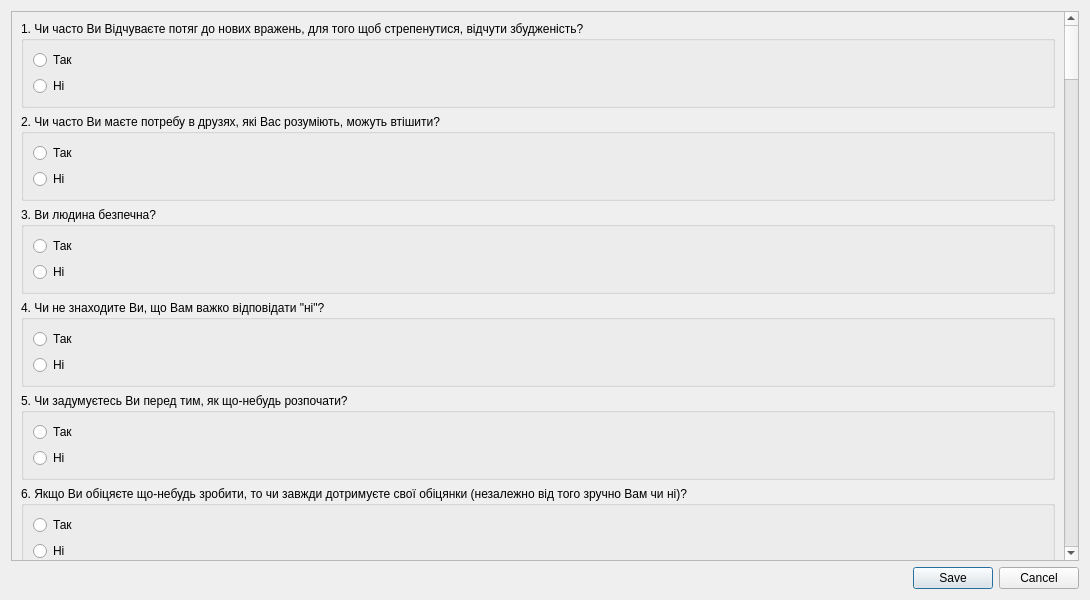
<?xml version="1.0" encoding="UTF-8"?>
<ui version="4.0">
 <class>Test1Dialog</class>
 <widget class="QDialog" name="Test1Dialog">
  <property name="geometry">
   <rect>
    <x>0</x>
    <y>0</y>
    <width>1090</width>
    <height>600</height>
   </rect>
  </property>
  <property name="windowTitle">
   <string>Діяльнісно-операційний тест</string>
  </property>
  <property name="sizeGripEnabled">
   <bool>false</bool>
  </property>
  <layout class="QVBoxLayout" name="verticalLayout">
   <item>
    <widget class="QScrollArea" name="scrollArea">
     <property name="verticalScrollBarPolicy">
      <enum>Qt::ScrollBarAsNeeded</enum>
     </property>
     <property name="horizontalScrollBarPolicy">
      <enum>Qt::ScrollBarAsNeeded</enum>
     </property>
     <property name="widgetResizable">
      <bool>true</bool>
     </property>
     <widget class="QWidget" name="scrollAreaWidgetContents">
      <property name="geometry">
       <rect>
        <x>0</x>
        <y>-3231</y>
        <width>1053</width>
        <height>4515</height>
       </rect>
      </property>
      <layout class="QVBoxLayout" name="verticalLayout_50">
       <item>
        <widget class="QGroupBox" name="groupBox">
         <property name="title">
          <string>1. Чи часто Ви Відчуваєте потяг до нових вражень, для того щоб стрепенутися, відчути збудженість?</string>
         </property>
         <layout class="QGridLayout" name="gridLayout_3">
          <item row="0" column="0">
           <widget class="QRadioButton" name="rb1_1">
            <property name="text">
             <string>Так</string>
            </property>
           </widget>
          </item>
          <item row="1" column="0">
           <widget class="QRadioButton" name="rb1_2">
            <property name="text">
             <string>Ні</string>
            </property>
           </widget>
          </item>
         </layout>
        </widget>
       </item>
       <item>
        <widget class="QGroupBox" name="groupBox_2">
         <property name="title">
          <string>2. Чи часто Ви маєте потребу в друзях, які Вас розуміють, можуть втішити? </string>
         </property>
         <layout class="QGridLayout" name="gridLayout_2">
          <item row="1" column="0">
           <widget class="QRadioButton" name="rb2_2">
            <property name="text">
             <string>Ні</string>
            </property>
           </widget>
          </item>
          <item row="0" column="0">
           <widget class="QRadioButton" name="rb2_1">
            <property name="text">
             <string>Так</string>
            </property>
           </widget>
          </item>
         </layout>
        </widget>
       </item>
       <item>
        <widget class="QGroupBox" name="groupBox_3">
         <property name="title">
          <string>3. Ви людина безпечна? </string>
         </property>
         <layout class="QGridLayout" name="gridLayout">
          <item row="0" column="0">
           <widget class="QRadioButton" name="rb3_1">
            <property name="text">
             <string>Так</string>
            </property>
           </widget>
          </item>
          <item row="1" column="0">
           <widget class="QRadioButton" name="rb3_2">
            <property name="text">
             <string>Ні</string>
            </property>
           </widget>
          </item>
         </layout>
        </widget>
       </item>
       <item>
        <widget class="QGroupBox" name="groupBox_66">
         <property name="title">
          <string>4. Чи не знаходите Ви, що Вам важко відповідати &quot;ні&quot;? </string>
         </property>
         <layout class="QVBoxLayout" name="verticalLayout_44">
          <item>
           <widget class="QRadioButton" name="rb4_1">
            <property name="text">
             <string>Так</string>
            </property>
           </widget>
          </item>
          <item>
           <widget class="QRadioButton" name="rb4_2">
            <property name="text">
             <string>Ні</string>
            </property>
           </widget>
          </item>
         </layout>
        </widget>
       </item>
       <item>
        <widget class="QGroupBox" name="groupBox_65">
         <property name="title">
          <string>5. Чи задумуєтесь Ви перед тим, як що-небудь розпочати? </string>
         </property>
         <layout class="QVBoxLayout" name="verticalLayout_43">
          <item>
           <widget class="QRadioButton" name="rb5_1">
            <property name="text">
             <string>Так</string>
            </property>
           </widget>
          </item>
          <item>
           <widget class="QRadioButton" name="rb5_2">
            <property name="text">
             <string>Ні</string>
            </property>
           </widget>
          </item>
         </layout>
        </widget>
       </item>
       <item>
        <widget class="QGroupBox" name="groupBox_58">
         <property name="title">
          <string>6. Якщо Ви обіцяєте що-небудь зробити, то чи завжди дотримуєте свої обіцянки (незалежно від того зручно Вам чи ні)? </string>
         </property>
         <layout class="QVBoxLayout" name="verticalLayout_36">
          <item>
           <widget class="QRadioButton" name="rb6_1">
            <property name="text">
             <string>Так</string>
            </property>
           </widget>
          </item>
          <item>
           <widget class="QRadioButton" name="rb6_2">
            <property name="text">
             <string>Ні</string>
            </property>
           </widget>
          </item>
         </layout>
        </widget>
       </item>
       <item>
        <widget class="QGroupBox" name="groupBox_67">
         <property name="title">
          <string>7. Чи часто у Вас бувають спади та підйоми настрою? </string>
         </property>
         <layout class="QVBoxLayout" name="verticalLayout_45">
          <item>
           <widget class="QRadioButton" name="rb7_1">
            <property name="text">
             <string>Так</string>
            </property>
           </widget>
          </item>
          <item>
           <widget class="QRadioButton" name="rb7_2">
            <property name="text">
             <string>Ні</string>
            </property>
           </widget>
          </item>
         </layout>
        </widget>
       </item>
       <item>
        <widget class="QGroupBox" name="groupBox_47">
         <property name="title">
          <string>8. Звичайно Ви дієте і говорите швидко (не задумуючись)? </string>
         </property>
         <layout class="QVBoxLayout" name="verticalLayout_25">
          <item>
           <widget class="QRadioButton" name="rb8_1">
            <property name="text">
             <string>Так</string>
            </property>
           </widget>
          </item>
          <item>
           <widget class="QRadioButton" name="rb8_2">
            <property name="text">
             <string>Ні</string>
            </property>
           </widget>
          </item>
         </layout>
        </widget>
       </item>
       <item>
        <widget class="QGroupBox" name="groupBox_39">
         <property name="title">
          <string>9. Чи часто Ви почуваєте себе нещасною людиною без достатніх на це причин? </string>
         </property>
         <layout class="QVBoxLayout" name="verticalLayout_17">
          <item>
           <widget class="QRadioButton" name="rb9_1">
            <property name="text">
             <string>Так</string>
            </property>
           </widget>
          </item>
          <item>
           <widget class="QRadioButton" name="rb9_2">
            <property name="text">
             <string>Ні</string>
            </property>
           </widget>
          </item>
         </layout>
        </widget>
       </item>
       <item>
        <widget class="QGroupBox" name="groupBox_64">
         <property name="title">
          <string>10. Зробили б Ви все, що потрібно на спір? </string>
         </property>
         <layout class="QVBoxLayout" name="verticalLayout_42">
          <item>
           <widget class="QRadioButton" name="rb10_1">
            <property name="text">
             <string>Так</string>
            </property>
           </widget>
          </item>
          <item>
           <widget class="QRadioButton" name="rb10_2">
            <property name="text">
             <string>Ні</string>
            </property>
           </widget>
          </item>
         </layout>
        </widget>
       </item>
       <item>
        <widget class="QGroupBox" name="groupBox_48">
         <property name="title">
          <string>11. Виникає у Вас почуття нерішучості і ніяковості, якщо Ви хочете завести мову з симпатичною(ним) не-знайомкою(цем)? </string>
         </property>
         <layout class="QVBoxLayout" name="verticalLayout_26">
          <item>
           <widget class="QRadioButton" name="rb11_1">
            <property name="text">
             <string>Так</string>
            </property>
           </widget>
          </item>
          <item>
           <widget class="QRadioButton" name="rb11_2">
            <property name="text">
             <string>Ні</string>
            </property>
           </widget>
          </item>
         </layout>
        </widget>
       </item>
       <item>
        <widget class="QGroupBox" name="groupBox_46">
         <property name="title">
          <string>12. Чи виходите Ви інколи &quot;з себе&quot;, сердитесь? </string>
         </property>
         <layout class="QVBoxLayout" name="verticalLayout_24">
          <item>
           <widget class="QRadioButton" name="rb12_1">
            <property name="text">
             <string>Так</string>
            </property>
           </widget>
          </item>
          <item>
           <widget class="QRadioButton" name="rb12_2">
            <property name="text">
             <string>Ні</string>
            </property>
           </widget>
          </item>
         </layout>
        </widget>
       </item>
       <item>
        <widget class="QGroupBox" name="groupBox_57">
         <property name="title">
          <string>13. Чи часто Ви дієте під впливом хвилинного настрою? </string>
         </property>
         <layout class="QVBoxLayout" name="verticalLayout_35">
          <item>
           <widget class="QRadioButton" name="rb13_1">
            <property name="text">
             <string>Так</string>
            </property>
           </widget>
          </item>
          <item>
           <widget class="QRadioButton" name="rb13_2">
            <property name="text">
             <string>Ні</string>
            </property>
           </widget>
          </item>
         </layout>
        </widget>
       </item>
       <item>
        <widget class="QGroupBox" name="groupBox_45">
         <property name="title">
          <string>14. Чи часто Ви занепокоєні через те, що зробили, або сказали що-небудь таке, чого б не потрібно було робити або говорити? </string>
         </property>
         <layout class="QVBoxLayout" name="verticalLayout_23">
          <item>
           <widget class="QRadioButton" name="rb14_1">
            <property name="text">
             <string>Так</string>
            </property>
           </widget>
          </item>
          <item>
           <widget class="QRadioButton" name="rb14_2">
            <property name="text">
             <string>Ні</string>
            </property>
           </widget>
          </item>
         </layout>
        </widget>
       </item>
       <item>
        <widget class="QGroupBox" name="groupBox_44">
         <property name="title">
          <string>15. Віддаєте Ви перевагу книзі перед зустрічами з людьми? </string>
         </property>
         <layout class="QVBoxLayout" name="verticalLayout_22">
          <item>
           <widget class="QRadioButton" name="rb15_1">
            <property name="text">
             <string>Так</string>
            </property>
           </widget>
          </item>
          <item>
           <widget class="QRadioButton" name="rb15_2">
            <property name="text">
             <string>Ні</string>
            </property>
           </widget>
          </item>
         </layout>
        </widget>
       </item>
       <item>
        <widget class="QGroupBox" name="groupBox_40">
         <property name="title">
          <string>16. Чи легко Вас образити? </string>
         </property>
         <layout class="QVBoxLayout" name="verticalLayout_18">
          <item>
           <widget class="QRadioButton" name="rb16_1">
            <property name="text">
             <string>Так</string>
            </property>
           </widget>
          </item>
          <item>
           <widget class="QRadioButton" name="rb16_2">
            <property name="text">
             <string>Ні</string>
            </property>
           </widget>
          </item>
         </layout>
        </widget>
       </item>
       <item>
        <widget class="QGroupBox" name="groupBox_59">
         <property name="title">
          <string>17. Чи любите Ви часто бувати в компанії? </string>
         </property>
         <layout class="QVBoxLayout" name="verticalLayout_37">
          <item>
           <widget class="QRadioButton" name="rb17_1">
            <property name="text">
             <string>Так</string>
            </property>
           </widget>
          </item>
          <item>
           <widget class="QRadioButton" name="rb17_2">
            <property name="text">
             <string>Ні</string>
            </property>
           </widget>
          </item>
         </layout>
        </widget>
       </item>
       <item>
        <widget class="QGroupBox" name="groupBox_38">
         <property name="title">
          <string>18. Чи бувають у Вас інколи думки, які б Ви хотіли приховати від інших?</string>
         </property>
         <layout class="QVBoxLayout" name="verticalLayout_16">
          <item>
           <widget class="QRadioButton" name="rb18_1">
            <property name="text">
             <string>Так</string>
            </property>
           </widget>
          </item>
          <item>
           <widget class="QRadioButton" name="rb18_2">
            <property name="text">
             <string>Ні</string>
            </property>
           </widget>
          </item>
         </layout>
        </widget>
       </item>
       <item>
        <widget class="QGroupBox" name="groupBox_53">
         <property name="title">
          <string>19. Чи правда, що Ви інколи повні енергії, так що все горить в руках, а інколи зовсім кволі? </string>
         </property>
         <layout class="QVBoxLayout" name="verticalLayout_31">
          <item>
           <widget class="QRadioButton" name="rb19_1">
            <property name="text">
             <string>Так</string>
            </property>
           </widget>
          </item>
          <item>
           <widget class="QRadioButton" name="rb19_2">
            <property name="text">
             <string>Ні</string>
            </property>
           </widget>
          </item>
         </layout>
        </widget>
       </item>
       <item>
        <widget class="QGroupBox" name="groupBox_33">
         <property name="title">
          <string>20. Чи віддаєте Ви перевагу мати менше друзів, але зате більш близьких Вам? </string>
         </property>
         <layout class="QVBoxLayout" name="verticalLayout_11">
          <item>
           <widget class="QRadioButton" name="rb20_1">
            <property name="text">
             <string>Так</string>
            </property>
           </widget>
          </item>
          <item>
           <widget class="QRadioButton" name="rb20_2">
            <property name="text">
             <string>Ні</string>
            </property>
           </widget>
          </item>
         </layout>
        </widget>
       </item>
       <item>
        <widget class="QGroupBox" name="groupBox_32">
         <property name="title">
          <string>21. Чи часто Ви мрієте? </string>
         </property>
         <layout class="QVBoxLayout" name="verticalLayout_10">
          <item>
           <widget class="QRadioButton" name="rb21_1">
            <property name="text">
             <string>Так</string>
            </property>
           </widget>
          </item>
          <item>
           <widget class="QRadioButton" name="rb21_2">
            <property name="text">
             <string>Ні</string>
            </property>
           </widget>
          </item>
         </layout>
        </widget>
       </item>
       <item>
        <widget class="QGroupBox" name="groupBox_69">
         <property name="title">
          <string>22. Коли на Вас кричать, Ви відповідаєте тим же? </string>
         </property>
         <layout class="QVBoxLayout" name="verticalLayout_47">
          <item>
           <widget class="QRadioButton" name="rb22_1">
            <property name="text">
             <string>Так</string>
            </property>
           </widget>
          </item>
          <item>
           <widget class="QRadioButton" name="rb22_2">
            <property name="text">
             <string>Ні</string>
            </property>
           </widget>
          </item>
         </layout>
        </widget>
       </item>
       <item>
        <widget class="QGroupBox" name="groupBox_52">
         <property name="title">
          <string>23. Чи часто Вас турбує почуття вини? </string>
         </property>
         <layout class="QVBoxLayout" name="verticalLayout_30">
          <item>
           <widget class="QRadioButton" name="rb23_1">
            <property name="text">
             <string>Так</string>
            </property>
           </widget>
          </item>
          <item>
           <widget class="QRadioButton" name="rb23_2">
            <property name="text">
             <string>Ні</string>
            </property>
           </widget>
          </item>
         </layout>
        </widget>
       </item>
       <item>
        <widget class="QGroupBox" name="groupBox_68">
         <property name="title">
          <string>24. Чи всі Ваші звички хороші і бажані? </string>
         </property>
         <layout class="QVBoxLayout" name="verticalLayout_46">
          <item>
           <widget class="QRadioButton" name="rb24_1">
            <property name="text">
             <string>Так</string>
            </property>
           </widget>
          </item>
          <item>
           <widget class="QRadioButton" name="rb24_2">
            <property name="text">
             <string>Ні</string>
            </property>
           </widget>
          </item>
         </layout>
        </widget>
       </item>
       <item>
        <widget class="QGroupBox" name="groupBox_29">
         <property name="title">
          <string>25. Чи здатні Ви дати почуттям волю? </string>
         </property>
         <layout class="QVBoxLayout" name="verticalLayout_7">
          <item>
           <widget class="QRadioButton" name="rb25_1">
            <property name="text">
             <string>Так</string>
            </property>
           </widget>
          </item>
          <item>
           <widget class="QRadioButton" name="rb25_2">
            <property name="text">
             <string>Ні</string>
            </property>
           </widget>
          </item>
         </layout>
        </widget>
       </item>
       <item>
        <widget class="QGroupBox" name="groupBox_31">
         <property name="title">
          <string>26. Вважаєте Ви себе людиною чутливою? </string>
         </property>
         <layout class="QVBoxLayout" name="verticalLayout_9">
          <item>
           <widget class="QRadioButton" name="rb26_1">
            <property name="text">
             <string>Так</string>
            </property>
           </widget>
          </item>
          <item>
           <widget class="QRadioButton" name="rb26_2">
            <property name="text">
             <string>Ні</string>
            </property>
           </widget>
          </item>
         </layout>
        </widget>
       </item>
       <item>
        <widget class="QGroupBox" name="groupBox_51">
         <property name="title">
          <string>27. Чи вважають Вас людиною веселою і живою? </string>
         </property>
         <layout class="QVBoxLayout" name="verticalLayout_29">
          <item>
           <widget class="QRadioButton" name="rb27_1">
            <property name="text">
             <string>Так</string>
            </property>
           </widget>
          </item>
          <item>
           <widget class="QRadioButton" name="rb27_2">
            <property name="text">
             <string>Ні</string>
            </property>
           </widget>
          </item>
         </layout>
        </widget>
       </item>
       <item>
        <widget class="QGroupBox" name="groupBox_49">
         <property name="title">
          <string>28. Чи часто, зробивши яку не будь важливу справу, Ви відчуваєте, що могли б зробити її краще? </string>
         </property>
         <layout class="QVBoxLayout" name="verticalLayout_27">
          <item>
           <widget class="QRadioButton" name="rb28_1">
            <property name="text">
             <string>Так</string>
            </property>
           </widget>
          </item>
          <item>
           <widget class="QRadioButton" name="rb28_2">
            <property name="text">
             <string>Ні</string>
            </property>
           </widget>
          </item>
         </layout>
        </widget>
       </item>
       <item>
        <widget class="QGroupBox" name="groupBox_37">
         <property name="title">
          <string>29. Ви більше мовчите, коли знаходитесь в товаристві інших людей? </string>
         </property>
         <layout class="QVBoxLayout" name="verticalLayout_15">
          <item>
           <widget class="QRadioButton" name="rb29_1">
            <property name="text">
             <string>Так</string>
            </property>
           </widget>
          </item>
          <item>
           <widget class="QRadioButton" name="rb29_2">
            <property name="text">
             <string>Ні</string>
            </property>
           </widget>
          </item>
         </layout>
        </widget>
       </item>
       <item>
        <widget class="QGroupBox" name="groupBox_41">
         <property name="title">
          <string>30. Ви інколи пліткуєте? </string>
         </property>
         <layout class="QVBoxLayout" name="verticalLayout_19">
          <item>
           <widget class="QRadioButton" name="rb30_1">
            <property name="text">
             <string>Так</string>
            </property>
           </widget>
          </item>
          <item>
           <widget class="QRadioButton" name="rb30_2">
            <property name="text">
             <string>Ні</string>
            </property>
           </widget>
          </item>
         </layout>
        </widget>
       </item>
       <item>
        <widget class="QGroupBox" name="groupBox_60">
         <property name="title">
          <string>31. Чи буває, що Вам не спиться через те, що різні думки лізуть в голову? </string>
         </property>
         <layout class="QVBoxLayout" name="verticalLayout_38">
          <item>
           <widget class="QRadioButton" name="rb31_1">
            <property name="text">
             <string>Так</string>
            </property>
           </widget>
          </item>
          <item>
           <widget class="QRadioButton" name="rb31_2">
            <property name="text">
             <string>Ні</string>
            </property>
           </widget>
          </item>
         </layout>
        </widget>
       </item>
       <item>
        <widget class="QGroupBox" name="groupBox_4">
         <property name="title">
          <string>32. Якщо Ви хочете дізнатись про що-небудь, то Ви краще прочитаєте про це в книзі, ніж спитаєте? </string>
         </property>
         <layout class="QGridLayout" name="gridLayout_4">
          <item row="3" column="0">
           <widget class="QRadioButton" name="rb32_1">
            <property name="text">
             <string>Ні</string>
            </property>
           </widget>
          </item>
          <item row="1" column="0">
           <widget class="QRadioButton" name="rb32_2">
            <property name="text">
             <string>Так</string>
            </property>
           </widget>
          </item>
         </layout>
        </widget>
       </item>
       <item>
        <widget class="QGroupBox" name="groupBox_54">
         <property name="title">
          <string>33. Чи буває у Вас прискорене серцебиття? </string>
         </property>
         <layout class="QVBoxLayout" name="verticalLayout_32">
          <item>
           <widget class="QRadioButton" name="rb33_1">
            <property name="text">
             <string>Так</string>
            </property>
           </widget>
          </item>
          <item>
           <widget class="QRadioButton" name="rb33_2">
            <property name="text">
             <string>Ні</string>
            </property>
           </widget>
          </item>
         </layout>
        </widget>
       </item>
       <item>
        <widget class="QGroupBox" name="groupBox_30">
         <property name="title">
          <string>34. Чи подобається Вам робота, яка потребує від Вас постійної уваги? </string>
         </property>
         <layout class="QVBoxLayout" name="verticalLayout_8">
          <item>
           <widget class="QRadioButton" name="rb34_1">
            <property name="text">
             <string>Так</string>
            </property>
           </widget>
          </item>
          <item>
           <widget class="QRadioButton" name="rb34_2">
            <property name="text">
             <string>Ні</string>
            </property>
           </widget>
          </item>
         </layout>
        </widget>
       </item>
       <item>
        <widget class="QGroupBox" name="groupBox_28">
         <property name="title">
          <string>35. Чи бувають у Вас приступи тремтіння? </string>
         </property>
         <layout class="QVBoxLayout" name="verticalLayout_6">
          <item>
           <widget class="QRadioButton" name="rb35_1">
            <property name="text">
             <string>Так</string>
            </property>
           </widget>
          </item>
          <item>
           <widget class="QRadioButton" name="rb35_2">
            <property name="text">
             <string>Ні</string>
            </property>
           </widget>
          </item>
         </layout>
        </widget>
       </item>
       <item>
        <widget class="QGroupBox" name="groupBox_50">
         <property name="title">
          <string>36. Чи завжди б Ви платили за провезення багажу на транспорті, якби не боялися перевірки? </string>
         </property>
         <layout class="QVBoxLayout" name="verticalLayout_28">
          <item>
           <widget class="QRadioButton" name="rb36_1">
            <property name="text">
             <string>Так</string>
            </property>
           </widget>
          </item>
          <item>
           <widget class="QRadioButton" name="rb36_2">
            <property name="text">
             <string>Ні</string>
            </property>
           </widget>
          </item>
         </layout>
        </widget>
       </item>
       <item>
        <widget class="QGroupBox" name="groupBox_70">
         <property name="title">
          <string>37. Вам неприємно знаходитись у товаристві, коли насміхається товариш над товаришем? </string>
         </property>
         <layout class="QVBoxLayout" name="verticalLayout_48">
          <item>
           <widget class="QRadioButton" name="rb37_1">
            <property name="text">
             <string>Так</string>
            </property>
           </widget>
          </item>
          <item>
           <widget class="QRadioButton" name="rb37_2">
            <property name="text">
             <string>Ні</string>
            </property>
           </widget>
          </item>
         </layout>
        </widget>
       </item>
       <item>
        <widget class="QGroupBox" name="groupBox_6">
         <property name="title">
          <string>38. Ви дратівливі? </string>
         </property>
         <layout class="QGridLayout" name="gridLayout_5">
          <item row="0" column="0">
           <widget class="QRadioButton" name="rb38_1">
            <property name="text">
             <string>Так</string>
            </property>
           </widget>
          </item>
          <item row="1" column="0">
           <widget class="QRadioButton" name="rb38_2">
            <property name="text">
             <string>Ні</string>
            </property>
           </widget>
          </item>
         </layout>
        </widget>
       </item>
       <item>
        <widget class="QGroupBox" name="groupBox_61">
         <property name="title">
          <string>39. Чи подобається Вам праця, яка потребує швидких дій? </string>
         </property>
         <layout class="QVBoxLayout" name="verticalLayout_39">
          <item>
           <widget class="QRadioButton" name="rb39_1">
            <property name="text">
             <string>Так</string>
            </property>
           </widget>
          </item>
          <item>
           <widget class="QRadioButton" name="rb39_2">
            <property name="text">
             <string>Ні</string>
            </property>
           </widget>
          </item>
         </layout>
        </widget>
       </item>
       <item>
        <widget class="QGroupBox" name="groupBox_36">
         <property name="title">
          <string>40. Чи хвилюєтесь Ви з приводу якихось неприємних подій, які б могли статися? </string>
         </property>
         <layout class="QVBoxLayout" name="verticalLayout_14">
          <item>
           <widget class="QRadioButton" name="rb40_1">
            <property name="text">
             <string>Так</string>
            </property>
           </widget>
          </item>
          <item>
           <widget class="QRadioButton" name="rb40_2">
            <property name="text">
             <string>Ні</string>
            </property>
           </widget>
          </item>
         </layout>
        </widget>
       </item>
       <item>
        <widget class="QGroupBox" name="groupBox_42">
         <property name="title">
          <string>41. Ви ходите повільно і не поспішно? </string>
         </property>
         <layout class="QVBoxLayout" name="verticalLayout_20">
          <item>
           <widget class="QRadioButton" name="rb41_1">
            <property name="text">
             <string>Так</string>
            </property>
           </widget>
          </item>
          <item>
           <widget class="QRadioButton" name="rb41_2">
            <property name="text">
             <string>Ні</string>
            </property>
           </widget>
          </item>
         </layout>
        </widget>
       </item>
       <item>
        <widget class="QGroupBox" name="groupBox_55">
         <property name="title">
          <string>42. Ви інколи запізнювались на зустрічі чи на роботу? </string>
         </property>
         <layout class="QVBoxLayout" name="verticalLayout_33">
          <item>
           <widget class="QRadioButton" name="rb42_1">
            <property name="text">
             <string>Так</string>
            </property>
           </widget>
          </item>
          <item>
           <widget class="QRadioButton" name="rb42_2">
            <property name="text">
             <string>Ні</string>
            </property>
           </widget>
          </item>
         </layout>
        </widget>
       </item>
       <item>
        <widget class="QGroupBox" name="groupBox_35">
         <property name="title">
          <string>43. Чи часто Вам сняться жахи? </string>
         </property>
         <layout class="QVBoxLayout" name="verticalLayout_13">
          <item>
           <widget class="QRadioButton" name="rb43_1">
            <property name="text">
             <string>Так</string>
            </property>
           </widget>
          </item>
          <item>
           <widget class="QRadioButton" name="rb43_2">
            <property name="text">
             <string>Ні</string>
            </property>
           </widget>
          </item>
         </layout>
        </widget>
       </item>
       <item>
        <widget class="QGroupBox" name="groupBox_7">
         <property name="title">
          <string>44. Вірно, що Ви так любите поговорити, що ніколи не пропускаєте випадок поговорити з незнайомою людиною? </string>
         </property>
         <layout class="QGridLayout" name="gridLayout_7">
          <item row="1" column="0">
           <widget class="QRadioButton" name="rb44_2">
            <property name="text">
             <string>Ні</string>
            </property>
           </widget>
          </item>
          <item row="0" column="0">
           <widget class="QRadioButton" name="rb44_1">
            <property name="text">
             <string>Так</string>
            </property>
           </widget>
          </item>
         </layout>
        </widget>
       </item>
       <item>
        <widget class="QGroupBox" name="groupBox_63">
         <property name="title">
          <string>45. Чи хвилюють Вас які-небудь болі? </string>
         </property>
         <layout class="QVBoxLayout" name="verticalLayout_41">
          <item>
           <widget class="QRadioButton" name="rb45_1">
            <property name="text">
             <string>Так</string>
            </property>
           </widget>
          </item>
          <item>
           <widget class="QRadioButton" name="rb45_2">
            <property name="text">
             <string>Ні</string>
            </property>
           </widget>
          </item>
         </layout>
        </widget>
       </item>
       <item>
        <widget class="QGroupBox" name="groupBox_34">
         <property name="title">
          <string>46. Ви б почували себе дуже нещасним, якщо на довгий час залишилися б без спілкування з людьми? </string>
         </property>
         <layout class="QVBoxLayout" name="verticalLayout_12">
          <item>
           <widget class="QRadioButton" name="rb46_1">
            <property name="text">
             <string>Так</string>
            </property>
           </widget>
          </item>
          <item>
           <widget class="QRadioButton" name="rb46_2">
            <property name="text">
             <string>Ні</string>
            </property>
           </widget>
          </item>
         </layout>
        </widget>
       </item>
       <item>
        <widget class="QGroupBox" name="groupBox_71">
         <property name="title">
          <string>47. Чи можете Ви назвати себе нервовою людиною? </string>
         </property>
         <layout class="QVBoxLayout" name="verticalLayout_49">
          <item>
           <widget class="QRadioButton" name="rb47_1">
            <property name="text">
             <string>Так</string>
            </property>
           </widget>
          </item>
          <item>
           <widget class="QRadioButton" name="rb47_2">
            <property name="text">
             <string>Ні</string>
            </property>
           </widget>
          </item>
         </layout>
        </widget>
       </item>
       <item>
        <widget class="QGroupBox" name="groupBox_62">
         <property name="title">
          <string>48. Чи є серед Ваших знайомих люди, які Вам не подобаються? </string>
         </property>
         <layout class="QVBoxLayout" name="verticalLayout_40">
          <item>
           <widget class="QRadioButton" name="rb48_1">
            <property name="text">
             <string>Так</string>
            </property>
           </widget>
          </item>
          <item>
           <widget class="QRadioButton" name="rb48_2">
            <property name="text">
             <string>Ні</string>
            </property>
           </widget>
          </item>
         </layout>
        </widget>
       </item>
       <item>
        <widget class="QGroupBox" name="groupBox_56">
         <property name="title">
          <string>49. Чи можете Ви сказати, що Ви цілком впевнена в собі людина? </string>
         </property>
         <layout class="QVBoxLayout" name="verticalLayout_34">
          <item>
           <widget class="QRadioButton" name="rb49_1">
            <property name="text">
             <string>Так</string>
            </property>
           </widget>
          </item>
          <item>
           <widget class="QRadioButton" name="rb49_2">
            <property name="text">
             <string>Ні</string>
            </property>
           </widget>
          </item>
         </layout>
        </widget>
       </item>
       <item>
        <widget class="QGroupBox" name="groupBox_43">
         <property name="title">
          <string>50. Чи легко Ви ображаєтесь, коли люди вказують на Ваші особисті помилки в роботі, або на Ваші промахи? </string>
         </property>
         <layout class="QVBoxLayout" name="verticalLayout_21">
          <item>
           <widget class="QRadioButton" name="rb50_1">
            <property name="text">
             <string>Так</string>
            </property>
           </widget>
          </item>
          <item>
           <widget class="QRadioButton" name="rb50_2">
            <property name="text">
             <string>Ні</string>
            </property>
           </widget>
          </item>
         </layout>
        </widget>
       </item>
       <item>
        <widget class="QGroupBox" name="groupBox_8">
         <property name="title">
          <string>51. Ви вважаєте, що важко одержати явне задоволення від вечірки? </string>
         </property>
         <layout class="QGridLayout" name="gridLayout_8">
          <item row="1" column="0">
           <widget class="QRadioButton" name="rb51_1">
            <property name="text">
             <string>Ні</string>
            </property>
           </widget>
          </item>
          <item row="0" column="0">
           <widget class="QRadioButton" name="rb51_2">
            <property name="text">
             <string>Так</string>
            </property>
           </widget>
          </item>
         </layout>
        </widget>
       </item>
       <item>
        <widget class="QGroupBox" name="groupBox_9">
         <property name="title">
          <string>52. Чи занепокоює Вас відчуття, що Ви чимось гірші від інших? </string>
         </property>
         <layout class="QGridLayout" name="gridLayout_9">
          <item row="1" column="0">
           <widget class="QRadioButton" name="rb52_1">
            <property name="text">
             <string>Ні</string>
            </property>
           </widget>
          </item>
          <item row="0" column="0">
           <widget class="QRadioButton" name="rb52_2">
            <property name="text">
             <string>Так</string>
            </property>
           </widget>
          </item>
         </layout>
        </widget>
       </item>
       <item>
        <widget class="QGroupBox" name="groupBox_5">
         <property name="title">
          <string>53. Чи легко Вам внести пожвавлення в скучну компанію? </string>
         </property>
         <layout class="QGridLayout" name="gridLayout_10">
          <item row="0" column="0">
           <widget class="QRadioButton" name="rb53_1">
            <property name="text">
             <string>Так</string>
            </property>
           </widget>
          </item>
          <item row="1" column="0">
           <widget class="QRadioButton" name="rb53_2">
            <property name="text">
             <string>Ні</string>
            </property>
           </widget>
          </item>
         </layout>
        </widget>
       </item>
       <item>
        <widget class="QGroupBox" name="groupBox_11">
         <property name="title">
          <string>54. Чи буває, що Ви говорите про речі, в яких не розбираєтесь? </string>
         </property>
         <layout class="QVBoxLayout" name="verticalLayout_2">
          <item>
           <widget class="QRadioButton" name="rb54_1">
            <property name="text">
             <string>Так</string>
            </property>
           </widget>
          </item>
          <item>
           <widget class="QRadioButton" name="rb54_2">
            <property name="text">
             <string>Ні</string>
            </property>
           </widget>
          </item>
         </layout>
        </widget>
       </item>
       <item>
        <widget class="QGroupBox" name="groupBox_13">
         <property name="title">
          <string>55. Чи занепокоєні Ви своїм здоров'ям? </string>
         </property>
         <layout class="QVBoxLayout" name="verticalLayout_3">
          <item>
           <widget class="QRadioButton" name="rb55_1">
            <property name="text">
             <string>Так</string>
            </property>
           </widget>
          </item>
          <item>
           <widget class="QRadioButton" name="rb55_2">
            <property name="text">
             <string>Ні</string>
            </property>
           </widget>
          </item>
         </layout>
        </widget>
       </item>
       <item>
        <widget class="QGroupBox" name="groupBox_26">
         <property name="title">
          <string>56. Чи любите Ви пожартувати над іншими? </string>
         </property>
         <layout class="QVBoxLayout" name="verticalLayout_4">
          <item>
           <widget class="QRadioButton" name="rb56_1">
            <property name="text">
             <string>Так</string>
            </property>
           </widget>
          </item>
          <item>
           <widget class="QRadioButton" name="rb56_2">
            <property name="text">
             <string>Ні</string>
            </property>
           </widget>
          </item>
         </layout>
        </widget>
       </item>
       <item>
        <widget class="QGroupBox" name="groupBox_27">
         <property name="title">
          <string>57. Чи страждаєте Ви від безсоння? </string>
         </property>
         <layout class="QVBoxLayout" name="verticalLayout_5">
          <item>
           <widget class="QRadioButton" name="rb57_1">
            <property name="text">
             <string>Так</string>
            </property>
           </widget>
          </item>
          <item>
           <widget class="QRadioButton" name="rb57_2">
            <property name="text">
             <string>Ні</string>
            </property>
           </widget>
          </item>
         </layout>
        </widget>
       </item>
      </layout>
     </widget>
    </widget>
   </item>
   <item>
    <widget class="QDialogButtonBox" name="buttonBox">
     <property name="orientation">
      <enum>Qt::Horizontal</enum>
     </property>
     <property name="standardButtons">
      <set>QDialogButtonBox::Cancel|QDialogButtonBox::Save</set>
     </property>
    </widget>
   </item>
  </layout>
 </widget>
 <resources/>
 <connections>
  <connection>
   <sender>buttonBox</sender>
   <signal>accepted()</signal>
   <receiver>Test1Dialog</receiver>
   <slot>accept()</slot>
   <hints>
    <hint type="sourcelabel">
     <x>248</x>
     <y>254</y>
    </hint>
    <hint type="destinationlabel">
     <x>157</x>
     <y>274</y>
    </hint>
   </hints>
  </connection>
  <connection>
   <sender>buttonBox</sender>
   <signal>rejected()</signal>
   <receiver>Test1Dialog</receiver>
   <slot>reject()</slot>
   <hints>
    <hint type="sourcelabel">
     <x>316</x>
     <y>260</y>
    </hint>
    <hint type="destinationlabel">
     <x>286</x>
     <y>274</y>
    </hint>
   </hints>
  </connection>
 </connections>
</ui>
